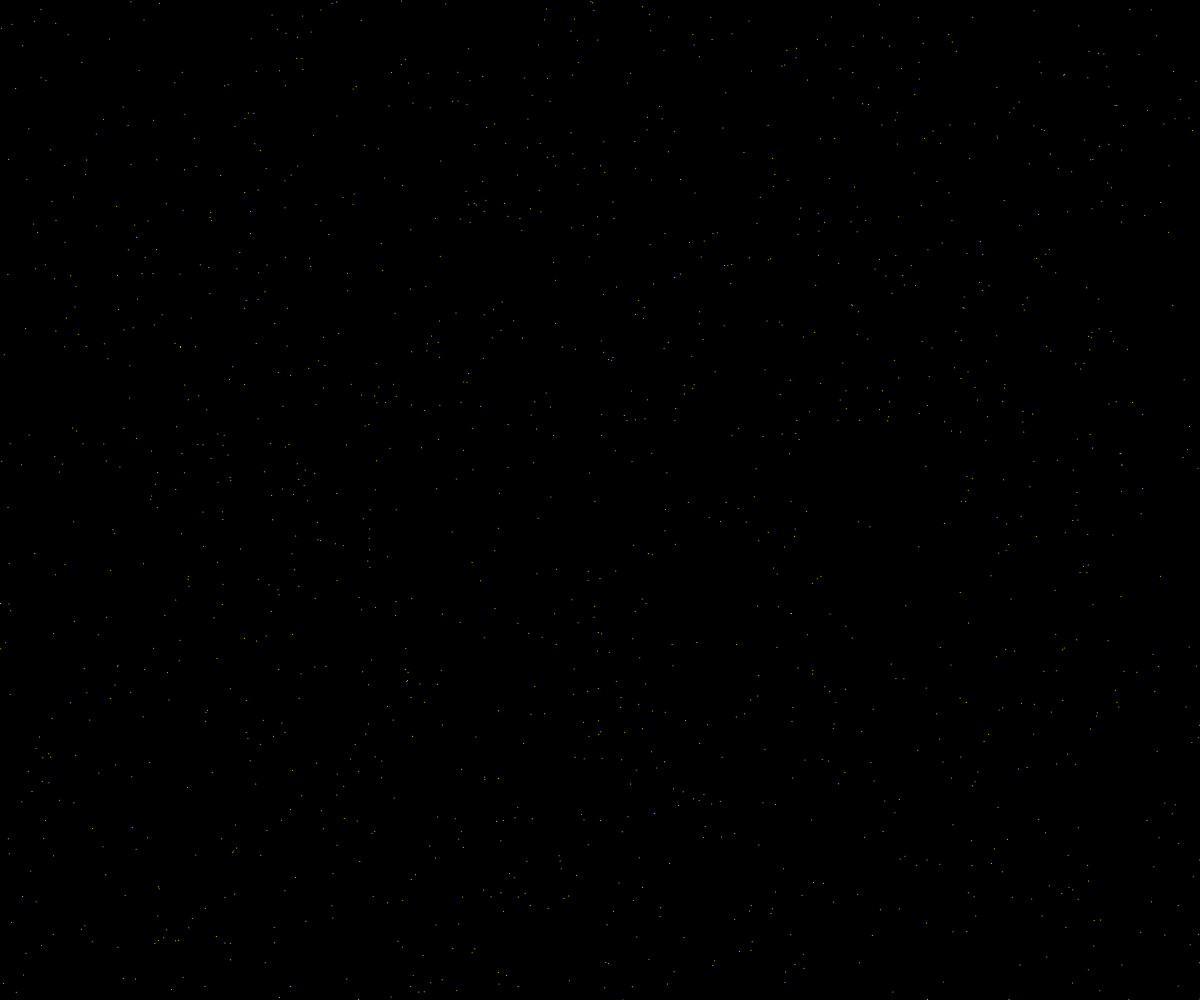
Frame 1 (no input)
Frame 60 (no input): identical to frame 1, image omitted
Frame 120 (the mouse pressed at the canvas centre since frame 60): identical to frame 1, image omitted

The p5.js sketch that drew this single still picture (run headless with seeded random() and noise() and a simulated clock; from frame 60 on, the mouse is pressed at the canvas centre):

// p5.js sketch
// ── sketch.js
var text_img;
var pts = [];

function setup() {

	var text_data = "Hello world";

	createCanvas(window.innerWidth, window.innerHeight);

	text_img = textToimage(text_data);
	
	var points = [];
	for(var i=0;i<text_img.width;i++){
		for(var j=0;j<text_img.height;j++){
			var res_c = text_img.get(i, j);
			if(res_c[0] == 255 && res_c[1] == 255 && res_c[2] == 255){
				var pt = createVector(i, j);
				points.push(pt);
			}			
		}
	}
	var offsetx = width/2 - text_img.width/2;
	var offsety = height/3;

	for(var i=0;i<points.length;i++){
			var e = new Pt(points[i].x+offsetx, points[i].y+offsety);
			pts.push(e);
	}
}

var flagEnded = true;
var start = false;
var stage = 0;

function draw() {
	background(0);

    flagEnded = true;

    switch(stage){
        case 0:
            for(var i = 0;i<pts.length;i++){
                pts[i].show();
                if(start === true)
                    pts[i].update();
                if(pts[i].over === false)
                    flagEnded = false;
            }
            if(flagEnded === true){
                stage = 1;
                for(var i=0;i<pts.length;i++)
                    pts[i].dest = createVector(random(width), random(height));
            }
        break;
        
        case 1:
            for(var i = 0;i<pts.length;i++){
                pts[i].show();
                if(start === true)
                    pts[i].reach();
                if(pts[i].exploded === false)
                    flagEnded = false;
            }
            if(flagEnded === true)
                stage = 2;
        break;
        
        case 2:
            for(var i = 0;i<pts.length;i++){
                pts[i].show();
                if(start === true)
                    pts[i].fade();
                if(pts[i].faded === false)
                    flagEnded = false;
            }
            if(flagEnded === true){
                start = false;
                stage = -1;
            }
        break;

        default:
            console.log('Program ended');
    }
}

function keyPressed(){
	if(key == ' ' && start === false)
		start = true;
}

function Pt(x, y){
	this.dest = createVector(x, y);
    this.source = createVector(random(width), random(height));
    this.speedFactor = 3;

    this.alpha = 255;
    this.r = random(250, 255);
    this.g = random(200, 255);
    this.c = null;
    
    this.over = false;
    this.exploded = false;
    this.faded = false;

	this.show = function(){
        if(this.alpha == 0)
            this.faded = true;
        this.c = color(this.r, this.g, 0, this.alpha);
		stroke(this.c);
        fill(this.c, 0);
		point(this.source.x, this.source.y);
	}

	this.update = function(){
        var d = this.dest.dist(this.source);
		if(d > 1 && this.over === false){
			var dest = this.dest;
            var src = this.source;
			var speed = createVector(0, 0);
			
			if(src.x > dest.x)
				speed.x = random(-this.speedFactor, 0)*random(0, this.speedFactor-1);
			else
				speed.x = random(0, this.speedFactor)*random(0, this.speedFactor-1);
			
			if(src.y > dest.y)
				speed.y = random(-this.speedFactor, 0)*random(0, this.speedFactor-1);
			else	
				speed.y = random(0, this.speedFactor)*random(0, this.speedFactor-1);

			this.source.add(speed);
		}else
            this.over = true;
	}

    this.reach = function(){
        var d = this.dest.dist(this.source);
		if(d > 0.5)
            this.source = p5.Vector.lerp(this.dest, this.source, 0.9); 
        else
            this.exploded = true;
        
        this.fade();
    }

    this.fade = function(){
        this.alpha = lerp(0, this.alpha, 0.9); 
    }
}

function textToimage(ptext, fontStyle){
	var box = measureText(ptext, 45, fontStyle);
	
	var img = createGraphics(box.width, box.height);
	
	img.background(0);
	img.fill(255);
	img.stroke(255);

	img.textSize(45);
	img.textStyle(fontStyle);

	img.text(ptext, 1, 1 + 45);

	return img;
}

function measureText(pText, pFontSize, pStyle) {
    var lDiv = document.createElement('div');

    document.body.appendChild(lDiv);

    if (pStyle != null) {
        lDiv.style = pStyle;
    }
    lDiv.style.fontSize = "" + pFontSize + "px";
    lDiv.style.position = "absolute";
    lDiv.style.left = -1000;
    lDiv.style.top = -1000;

    lDiv.innerHTML = pText;

    var lResult = {
        width: lDiv.clientWidth,
        height: lDiv.clientHeight
    };

    document.body.removeChild(lDiv);
    lDiv = null;

    return lResult;
}
